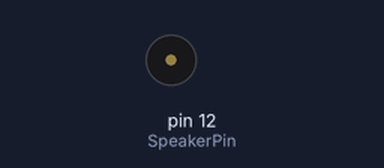
Recording of a sketch running on a simulated Arduino Uno, built with avr-gcc and run on an emulated ATmega328P. Parts: buzzer (waves = sounding).

Above: at 0.6 s.
At 5.6 s:
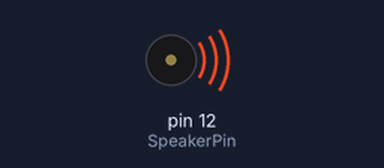
Timing chart, 0 to 7.6 s (numbered marks = the images above):
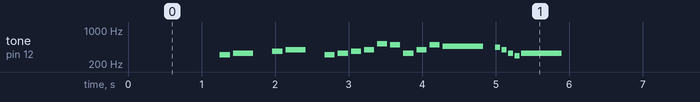

Measured:
- by itself, tone on pin 12 (SpeakerPin): plays 311 Hz for 0.14 s, 330 Hz for 0.28 s, 370 Hz for 0.14 s, 392 Hz for 0.28 s, 311 Hz for 0.14 s, 330 Hz for 0.14 s … (375 notes in this stretch)

The sketch:

PTOb_Pink_Panther.ino
```cpp
#include "pitches.h"

#define SpeakerPin 12

void pinkPanther();

void setup()
{
  pinMode(SpeakerPin, OUTPUT);
}

void loop(){
  pinkPanther();
}

void pinkPanther(){
  int melody[] = {
    REST, REST, REST, NOTE_DS4,
    NOTE_E4, REST, NOTE_FS4, NOTE_G4, REST, NOTE_DS4,
    NOTE_E4, NOTE_FS4,  NOTE_G4, NOTE_C5, NOTE_B4, NOTE_E4, NOTE_G4, NOTE_B4,
    NOTE_AS4, NOTE_A4, NOTE_G4, NOTE_E4, NOTE_D4,
    NOTE_E4, REST, REST
  };

  int durations[] = {
    2, 4, 8, 8,
    4, 8, 8, 4, 8, 8,
    8, 8,  8, 8, 8, 8, 8, 8,
    2, 16, 16, 16, 16,
    2, 4, 8,
  };

  int size = sizeof(durations) / sizeof(int);

  for (int note = 0; note < size; note++) {
    int duration = 1100 / durations[note];
    tone(SpeakerPin, melody[note], duration);
    delay(duration * 1.30);

    //stop the tone playing:
    noTone(SpeakerPin);
  }
}
```
